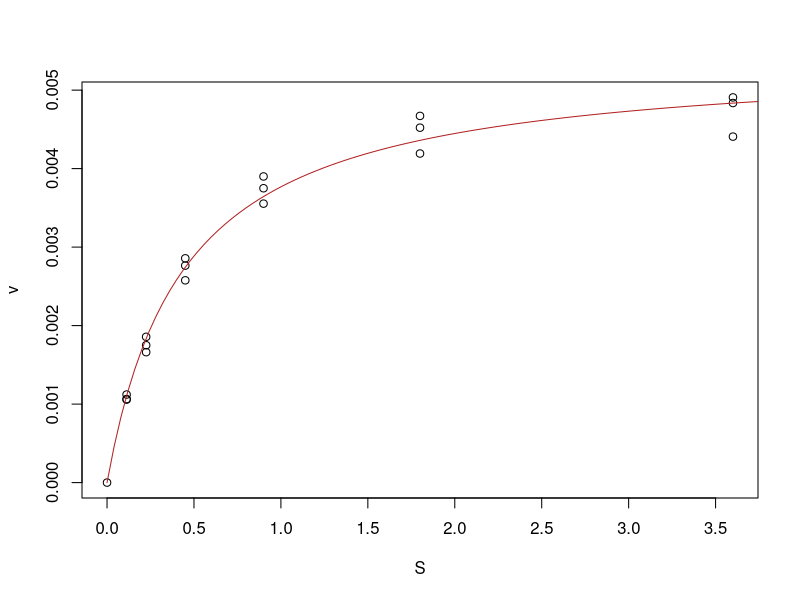
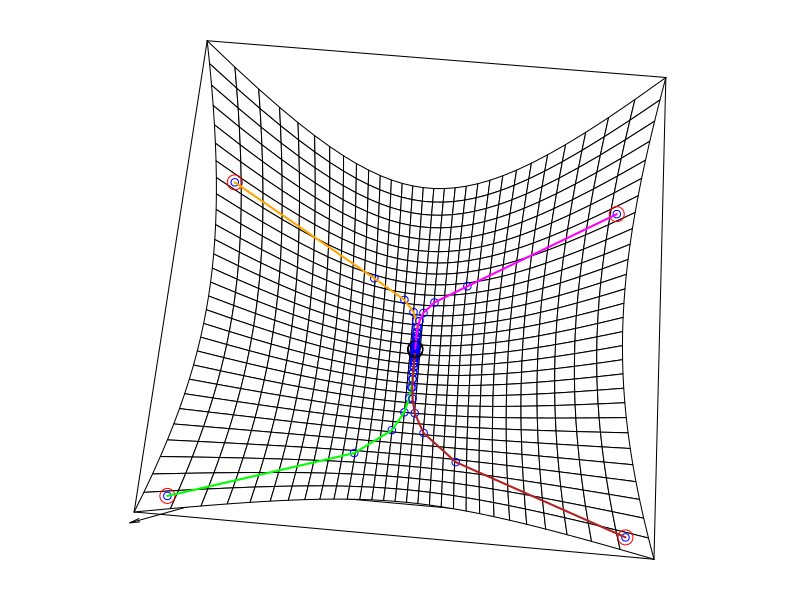

Generate these figures, in order, with R:
## ---- chunk 1
mm <- structure(list(S = c(3.6, 1.8, 0.9, 0.45, 0.225, 0.1125, 3.6, 
                           1.8, 0.9, 0.45, 0.225, 0.1125, 3.6, 1.8, 0.9, 0.45, 0.225, 0.1125, 
                           0), v = c(0.004407692, 0.004192308, 0.003553846, 0.002576923, 
                                     0.001661538, 0.001064286, 0.004835714, 0.004671429, 0.0039, 0.002857143, 
                                     0.00175, 0.001057143, 0.004907143, 0.004521429, 0.00375, 0.002764286, 
                                     0.001857143, 0.001121429, 0)), .Names = c("S", "v"), class = "data.frame",
                row.names = c(NA,-19L))
## ---- chunk 2
model.nls <- nls(v ~ Vm * S/(K+S), data = mm, 
                 start = list(K = max(mm$v)/2, Vm = max(mm$v)))
summary(model.nls)
## ---- chunk 3
params <- summary(model.nls)$coeff[,1]
plot(mm)
curve((params[2]*x)/(params[1]+x), from = 0, to = 4, add=TRUE, col='firebrick')
## ---- chunk 4
library(numDeriv)
grad.descent = function(f, x0, max.iter=200, step.size=0.05,
                        stopping.deriv=0.01, ...) {
  n = length(x0)
  xmat = matrix(0,nrow=n,ncol=max.iter)
  xmat[,1] = x0
  for (k in 2:max.iter) {
    # Calculate the gradient
    grad.cur = grad(f,xmat[,k-1],...)
    # Should we stop?
    if (all(abs(grad.cur) < stopping.deriv)) {
      k = k-1; break
      3
    }
    # Move in the opposite direction of the grad
    xmat[,k] = xmat[,k-1] - step.size * grad.cur
  }
  xmat = xmat[,1:k] # Trim
  return(list(x=xmat[,k], xmat=xmat, k=k))
}
## ---- chunk 5
simpleFun = function(x) {
  return(x[1]^2 + 1/3*x[2]^2)
}
## ---- chunk 6
x0 = c(-1.9,-1.9)
gd = grad.descent(simpleFun,x0,step.size=1/3)

x1 = c(-1.9,1.1)
gd1 = grad.descent(simpleFun,x1,step.size=1/3)

x2 = c(1.9,-1.9)
gd2 = grad.descent(simpleFun,x2,step.size=1/3)

x3 = c(1.9,1.1)
gd3 = grad.descent(simpleFun,x3,step.size=1/3)

surface = function(f, from.x=0, to.x=1, from.y=0, to.y=1,
                   n.x=30, n.y=30, theta=5, phi=80, ...) {
  # Build the 2d grid
  x.seq = seq(from=from.x,to=to.x,length.out=n.x)
  y.seq = seq(from=from.y,to=to.y,length.out=n.y)
  plot.grid = expand.grid(x.seq,y.seq)
  z.vals = apply(plot.grid,1,f)
  z.mat = matrix(z.vals,nrow=n.x)
  # Plot with the persp function
  orig.mar = par()$mar # Save the original margins
  par(mar=c(1,1,1,1)) # Make the margins small
  r = persp(x.seq,y.seq,z.mat,theta=theta,phi=phi,...)
  par(mar=orig.mar) # Restore the original margins
  invisible(r)
}
## ---- chunk 7
r = surface(simpleFun,from.x=-2,to.x=2,from.y=-2,to.y=2,xlab="",ylab="",zlab="")
points(trans3d(x0[1],x0[2],simpleFun(x0),r),col="red",cex=2)
points(trans3d(gd$xmat[1,],gd$xmat[2,],apply(gd$xmat,2,simpleFun),r),
      col="blue")
lines(trans3d(gd$xmat[1,],gd$xmat[2,],apply(gd$xmat,2,simpleFun),r),
      lwd=2,col="green")
points(points(trans3d(gd$x[1],gd$x[2],simpleFun(gd$x),r),
              col="black",cex=2))

points(trans3d(x1[1],x1[2],simpleFun(x1),r),col="red",cex=2)
points(trans3d(gd1$xmat[1,],gd1$xmat[2,],apply(gd1$xmat,2,simpleFun),r),
      col="blue")
lines(trans3d(gd1$xmat[1,],gd1$xmat[2,],apply(gd1$xmat,2,simpleFun),r),
      lwd=2,col="orange")
points(points(trans3d(gd1$x[1],gd1$x[2],simpleFun(gd1$x),r),
              col="black",cex=2))

points(trans3d(x2[1],x2[2],simpleFun(x2),r),col="red",cex=2)
points(trans3d(gd2$xmat[1,],gd2$xmat[2,],apply(gd2$xmat,2,simpleFun),r),
      col="blue")
lines(trans3d(gd2$xmat[1,],gd2$xmat[2,],apply(gd2$xmat,2,simpleFun),r),
      lwd=2,col="firebrick")
points(points(trans3d(gd2$x[1],gd2$x[2],simpleFun(gd2$x),r),
              col="black",cex=2))

points(trans3d(x3[1],x3[2],simpleFun(x3),r),col="red",cex=2)
points(trans3d(gd3$xmat[1,],gd3$xmat[2,],apply(gd3$xmat,2,simpleFun),r),
      col="blue")
lines(trans3d(gd3$xmat[1,],gd3$xmat[2,],apply(gd3$xmat,2,simpleFun),r),
      lwd=2,col="magenta")
points(points(trans3d(gd3$x[1],gd3$x[2],simpleFun(gd3$x),r),
              col="black",cex=2))
